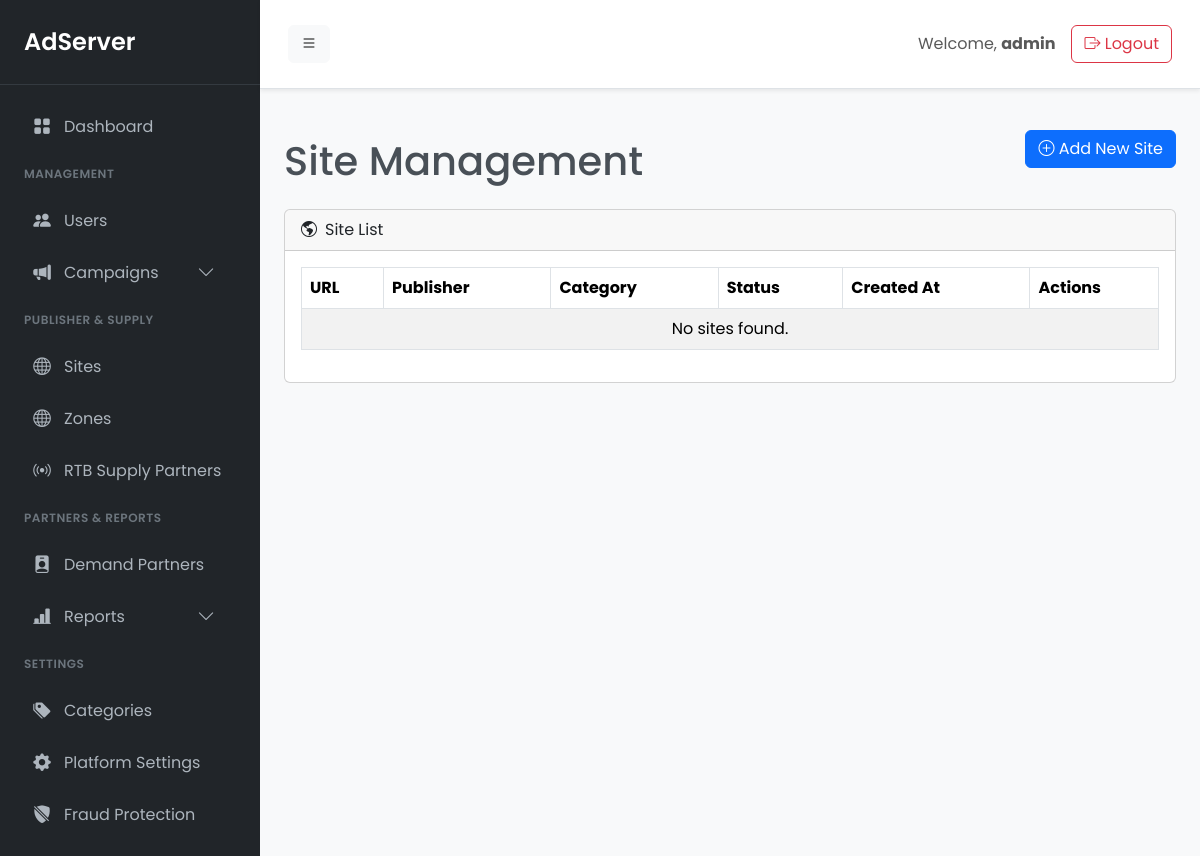
Before: /admin/site.php (signed in) with the older database file.
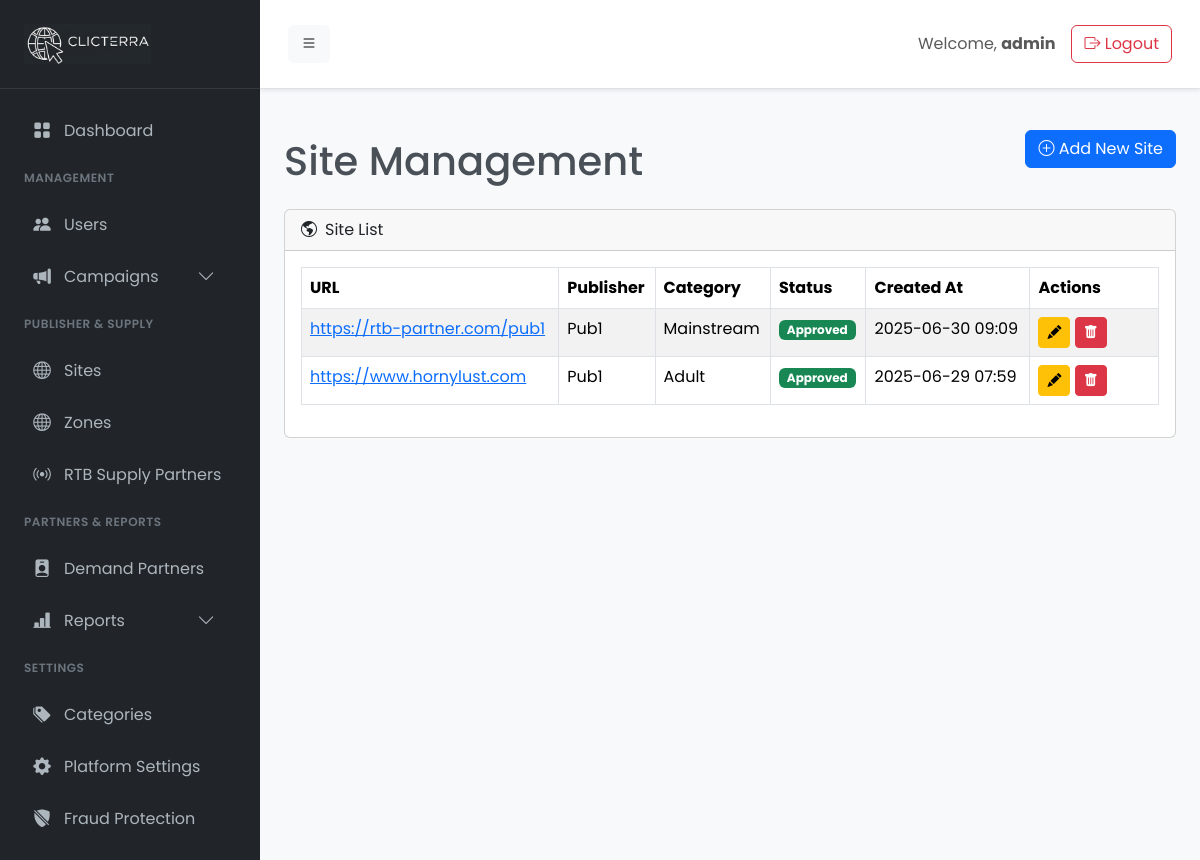
After: the same page with the newer database file.
### tables this page shows
CREATE TABLE `sites` (
  `id` int(11) NOT NULL,
  `user_id` int(11) NOT NULL,
  `category_id` int(11) NOT NULL,
  `url` varchar(255) NOT NULL,
  `status` enum('pending','approved','rejected') DEFAULT 'pending',
  `created_at` timestamp NULL DEFAULT current_timestamp()
);

CREATE TABLE `users` (
  `id` int(11) NOT NULL,
  `username` varchar(100) NOT NULL,
  `password` varchar(255) NOT NULL,
  `email` varchar(150) NOT NULL,
  `role` enum('admin','advertiser','publisher') NOT NULL,
  `revenue_share` int(11) DEFAULT 0,
  `payout_method` varchar(100) DEFAULT NULL,
  `payout_details` text DEFAULT NULL,
  `referred_by` int(11) DEFAULT NULL,
  `status` enum('active','inactive') DEFAULT 'active',
  `created_at` timestamp NULL DEFAULT current_timestamp()
);

CREATE TABLE `categories` (
  `id` int(11) NOT NULL,
  `name` varchar(100) NOT NULL,
  `status` tinyint(1) NOT NULL DEFAULT 1,
  `created_at` timestamp NOT NULL DEFAULT current_timestamp()
);

### includes/settings.php (called while the page is built, shortened)
<?php
function get_setting($key, $conn = null) {
    static $settings = null;
    if ($settings === null && $conn) {
        $settings = [];
        $result = $conn->query("SELECT setting_key, setting_value FROM settings");
        if ($result) {
            while ($row = $result->fetch_assoc()) {
                $settings[$row['setting_key']] = $row['setting_value'];
            }
        }
    }
    return $settings[$key] ?? null;
}

### admin/site.php (the view, shortened to what the changed rows need)
<?php
require_once __DIR__ . '/init.php';
$sites_sql = "
    SELECT
        s.id,
        s.url,
        s.status,
        s.created_at,
        u.username AS publisher_name,
        c.name AS category_name
    FROM
        sites s
    JOIN
        users u ON s.user_id = u.id
    JOIN
        categories c ON s.category_id = c.id
    ORDER BY
        s.created_at DESC";
$sites_result = $conn->query($sites_sql);
?>
<?php require_once __DIR__ . '/templates/header.php'; ?>
<div class="d-flex justify-content-between align-items-center mb-4">
    <h1 class="mt-4 mb-0">Site Management</h1>
</div>
<div class="card">
    <div class="card-body">
        <div class="table-responsive">
            <table class="table table-striped table-bordered">
                <thead>
                    <tr>
                        <th>URL</th>
                        <th>Publisher</th>
                        <th>Category</th>
                        <th>Status</th>
                        <th>Created At</th>
                        <th style="width: 15%;">Actions</th>
                    </tr>
                </thead>
                <tbody>
                    <?php if ($sites_result && $sites_result->num_rows > 0): ?>
                        <?php while($row = $sites_result->fetch_assoc()): ?>
                            <tr>
                                <td><a href="<?php echo htmlspecialchars($row['url']); ?>" target="_blank"><?php echo htmlspecialchars($row['url']); ?></a></td>
                                <td><?php echo htmlspecialchars($row['publisher_name']); ?></td>
                                <td><?php echo htmlspecialchars($row['category_name']); ?></td>
                                <td>
                                    <?php
                                        $status_class = 'bg-secondary';
                                        if ($row['status'] == 'approved') $status_class = 'bg-success';
                                    ?>
                                    <span class="badge <?php echo $status_class; ?>"><?php echo ucfirst($row['status']); ?></span>
                                </td>
                                <td><?php echo date('Y-m-d H:i', strtotime($row['created_at'])); ?></td>
                                <td>
                                    <button class="btn btn-sm btn-warning edit-btn"
                                            data-bs-toggle="modal" data-bs-target="#editSiteModal"
                                            data-id="<?php echo $row['id']; ?>"
                                            data-url="<?php echo htmlspecialchars($row['url']); ?>"
                                            data-status="<?php echo $row['status']; ?>"
                                            title="Edit & Approve/Reject Site">
                                        <i class="bi bi-pencil-fill"></i>
                                    </button>
                                    <button class="btn btn-sm btn-danger delete-btn"
                                            data-bs-toggle="modal" data-bs-target="#deleteSiteModal"
                                            data-id="<?php echo $row['id']; ?>"
                                            data-url="<?php echo htmlspecialchars($row['url']); ?>"
                                            title="Delete Site">
                                        <i class="bi bi-trash-fill"></i>
                                    </button>
                                </td>
                            </tr>
                        <?php endwhile; ?>
                    <?php else: ?>
                        <tr>
                            <td colspan="6" class="text-center">No sites found.</td>
                        </tr>
                    <?php endif; ?>
                </tbody>
            </table>
        </div>
    </div>
</div>
<?php
require_once __DIR__ . '/templates/footer.php';
?>

### admin/templates/sidebar.php (shortened to what the changed rows need)
<aside class="sidebar" id="sidebar">
    <div class="sidebar-header">
        <a href="dashboard.php" class="sidebar-brand">
            <?php
            $logo_path = get_setting('site_logo', $conn);
            if ($logo_path && file_exists(__DIR__ . '/../' . $logo_path)) {
                echo '<img src="' . htmlspecialchars($logo_path) . '" alt="Site Logo" style="max-height: 40px; width: auto;">';
            } else {
                echo 'AdServer';
            }
            ?>
        </a>
    </div>
</aside>

Changed rows visible on the page:
added sites: url "https://rtb-partner.com/pub1", user.username "Pub1", category.name "Mainstream", status "Approved", created_at "2025-06-30 09:09"
added sites: url "https://www.hornylust.com", user.username "Pub1", category.name "Adult", status "Approved", created_at "2025-06-29 07:59"
Other visible differences:
text no longer shown: "AdServer No sites found."
